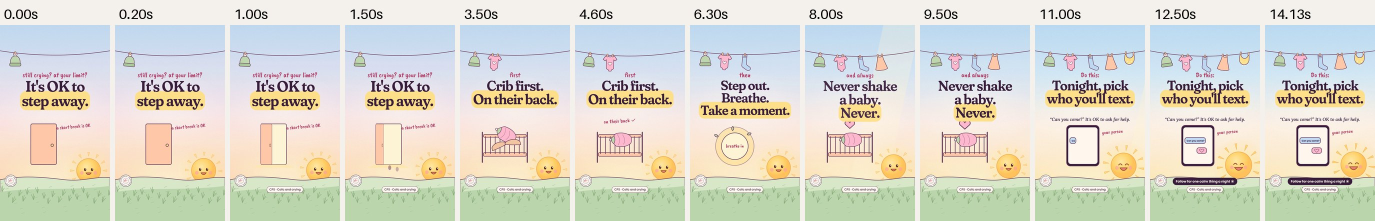
#> input picture studio/recovery-oct22c/littlefold/before-after/lf-reel-1025-step-away-anim-qa.jpg, 2750 x 441 px, given in place of paper-grain.png, which was not available (shown at 1/2 size)
$ python reel.py ../../../recovery-oct22c/littlefold/before-after/lf-reel-1025-step-away-anim-qa.jpg
#> lines starting #> are read from the running program, lines starting #| are printed output that depends on the picture; pictures that were not available may be replaced by others from this repository, and a replacement may not be noted
### studio/editorial/edkit.py
#!/usr/bin/env python3
"""Editorial look (restored Oct 17): the APPROVED Steadfold style, yoursocialteam-league.

Huge display serif in deep ink, tight leading, 4-6 words; rounded highlighter PILLS behind key words in two soft
brand colours; a halftone cut-out object or hand interacting with the type; a handwritten save-line in the accent
colour (Caveat Brush); the round brand stamp in a corner; a soft single-colour field with paper texture.
Never a bare flat card. See docs/brand-system-v4.md section 12.

Used by studio/editorial/covers.py (feed + Story tiles) and, through studio/pivot/boldkit.py, by the Reel builders.
Pages are written to a temp .html file and opened with goto(), so file:// fonts and images load.
"""
import math
import re
from pathlib import Path

HERE = Path(__file__).resolve().parent
REPO = HERE.parent.parent
ASSETS = REPO / "studio" / "motion" / "assets"
GRAIN = REPO / "studio" / "styles" / "assets" / "paper-grain.png"


def uri(p):
    return Path(p).as_uri()


FONTS = f"""
@font-face{{font-family:'Fraunces';src:url('{uri(REPO / "assets/fonts/Fraunces-Variable.ttf")}')}}
@font-face{{font-family:'DM Serif Display';src:url('{uri(REPO / "assets/fonts/DMSerifDisplay-Regular.ttf")}')}}
@font-face{{font-family:'Instrument Serif';src:url('{uri(REPO / "assets/inbox/InstrumentSerif-Regular.ttf")}')}}
@font-face{{font-family:'Instrument Serif';font-style:italic;src:url('{uri(REPO / "assets/inbox/InstrumentSerif-Italic.ttf")}')}}
@font-face{{font-family:'Caveat Brush';src:url('{uri(REPO / "assets/fonts/CaveatBrush-Regular.ttf")}')}}
@font-face{{font-family:'Caveat';src:url('{uri(REPO / "assets/fonts/Caveat-Variable.ttf")}')}}
"""

# Soft single-colour fields. Same keys as the pivot fields so every existing spec maps over.
# p1/p2 = the two highlighter pill colours on that field.
FF_INK, HB_INK, LH_INK, LF_INK = "#141A55", "#2A1D47", "#1B1717", "#3A1F3D"
FIELDS = {
    "fullyfunded": {
        "cob":   dict(bg="#CBD4F7", ink=FF_INK, p1="#FFC6B2", p2="#FBF2DF"),
        "lite":  dict(bg="#F7F1E6", ink=FF_INK, p1="#C9D3F7", p2="#FFC6B2"),
        "coral": dict(bg="#F9D0C3", ink=FF_INK, p1="#CBD4F7", p2="#FBF2DF"),
        "deep":  dict(bg="#DDE3FA", ink=FF_INK, p1="#FFC6B2", p2="#FFEFB8"),
    },
    "hourback": {
        "indi":  dict(bg="#C9CAF5", ink=HB_INK, p1="#FFD4BD", p2="#FFF0C2"),
        "yel":   dict(bg="#FFDDC9", ink=HB_INK, p1="#C9CAF5", p2="#FFF0C2"),
        "plum":  dict(bg="#FFF5EA", ink=HB_INK, p1="#C9CAF5", p2="#FFD4BD"),
        "orng":  dict(bg="#FFE9C2", ink=HB_INK, p1="#C9CAF5", p2="#FFD4BD"),
    },
    "lockedhour": {
        "dots":  dict(bg="#FFF0A6", ink=LH_INK, p1="#FFBAD6", p2="#FFFDF4"),
        "cream": dict(bg="#FFF6E5", ink=LH_INK, p1="#FFBAD6", p2="#FFE27A"),
        "pink":  dict(bg="#FFD5E5", ink=LH_INK, p1="#FFE27A", p2="#FFFDF4"),
    },
    "littlefold": {
        "cream":  dict(bg="#FFF1E3", ink=LF_INK, p1="#FFBFD3", p2="#FFE59A"),
        "pink":   dict(bg="#FFD8E5", ink=LF_INK, p1="#FFE59A", p2="#FFF8EE"),
        "butter": dict(bg="#FFEBAE", ink=LF_INK, p1="#FFBFD3", p2="#FFF8EE"),
        "berry":  dict(bg="#FFDCC4", ink=LF_INK, p1="#FFBFD3", p2="#FFF8EE"),
    },
}
ACCENT = {"fullyfunded": "#E04E28", "hourback": "#D4532A", "lockedhour": "#E0306C", "littlefold": "#D9497A"}
STAMP_BG = {"fullyfunded": "#FBF2DF", "hourback": "#FFF0C2", "lockedhour": "#FFFDF4", "littlefold": "#FFF8EE"}
# Display serif per page: FF Fraunces, HB DM Serif Display, LH Instrument Serif, LF Fraunces (softer).
SERIF = {
    "fullyfunded": "font-family:Fraunces;font-variation-settings:'opsz' 60,'wght' 700,'SOFT' 0,'WONK' 0;letter-spacing:-.04em;line-height:.92",
    "hourback": "font-family:'DM Serif Display';font-weight:400;letter-spacing:-.035em;line-height:.92",
    "lockedhour": "font-family:'Instrument Serif';font-weight:400;letter-spacing:-.025em;line-height:.9",
    "littlefold": "font-family:Fraunces;font-variation-settings:'opsz' 72,'wght' 620,'SOFT' 100,'WONK' 0;letter-spacing:-.035em;line-height:.94",
}
NAME = {"fullyfunded": "Fully Funded", "hourback": "Hourback", "lockedhour": "Locked Hour", "littlefold": "Littlefold"}
TAG = {"fullyfunded": "MONEY, MADE CLEAR", "hourback": "YOUR EVENINGS BACK", "lockedhour": "ONE HOUR AT A TIME",
       "littlefold": "SMALL DAYS, GENTLY"}
HANDLE = {"fullyfunded": "@fullyfundedhq", "hourback": "@hourbackhq", "lockedhour": "@lockedhourhq", "littlefold": "@littlefoldhq"}
MARK = {"fullyfunded": "fullyfunded.png", "hourback": "hourback.png", "lockedhour": "lockedhour.png", "littlefold": "littlefold.png"}

# halftone cut-outs in studio/motion/assets (w/h ratio for placement)
OBJ = {
    "point": "ht-point.png", "ok": "ht-ok.png", "piggy": "ht-piggy.png", "clock": "ht-clock.png", "hourglass": "ht-hourglass.png",
    "cup": "ht-cup.png", "shoe": "ht-shoe.png", "megaphone": "ht-megaphone.png",
}
# emoji in the old specs -> the page's signature object
EMOJI_OBJ = {
    "🏦": "piggy", "🙈": "ok", "🔍": "point", "📝": "point", "⏳": "hourglass", "🧥": "ok", "🫠": "ok", "🏠": "piggy", "🕐": "clock",
    "🎉": "ok", "📞": "phone", "🍼": "piggy", "🎁": "point", "💰": "piggy", "📄": "point", "🏆": "ok", "📬": "phone",
    "✂️": "point", "🗓️": "phone", "💬": "chat", "🛒": "phone", "🥱": "cup", "🍝": "phone", "🧾": "phone", "🥚": "point",
    "🧠": "cup", "📩": "phone", "📧": "phone", "🙇": "chat", "⏰": "clock", "⏱️": "clock", "🐇": "hourglass", "🔒": "clock",
    "📣": "megaphone", "📚": "hourglass", "🌙": "shoe", "🫶": "ok", "🧺": "shoe", "🌡️": "point", "🤧": "shoe", "🗝️": "point",
}


# [86 lines left out: functions css, dual, pills, stamp, obj, phone and 1 more, not called in this run]


def save_line(text, x, y, w, size=64, rot=-3, brand="fullyfunded"):
    return (f'<div class="hand" style="position:absolute;left:{x}px;top:{y}px;width:{w}px;font-size:{size}px;transform:rotate({rot}deg);'
            f'z-index:4">{text}</div>')


def field_bg(f):
    return f'<div style="position:absolute;inset:0;background:{f["bg"]}"></div><div class="glow"></div><div class="grain"></div>'


FIT_JS = """(maxw) => { const textW = (h) => { let lo = 1e9, hi = -1e9; const tw = document.createTreeWalker(h, NodeFilter.SHOW_TEXT);
    while (tw.nextNode()) { const r = document.createRange(); r.selectNodeContents(tw.currentNode);
      for (const q of r.getClientRects()) { if (q.width < 1) continue; lo = Math.min(lo, q.left); hi = Math.max(hi, q.right); } }
    return hi - lo; };
  document.querySelectorAll('.fit').forEach(h => { const mw = +(h.dataset.w || maxw), mh = +(h.dataset.h || 1e9);
    for (let k = 0; k < 24; k++) { if (textW(h) <= mw && h.getBoundingClientRect().height <= mh) break;
      h.style.fontSize = (parseFloat(getComputedStyle(h).fontSize) * 0.96) + 'px'; } }); }"""

### studio/recovery-oct22/littlefold/build/reel.py
#!/usr/bin/env python3
"""Littlefold Night Light Reels (recovery Oct 22). 1080x1920, 30 fps, H.264 + AAC, <=15 s.

Grammar (v0.5 floor + v4 motion rules): frame 0 = the lamp circle already lit with the answer in it (rule + reassurance
open); something moves by 0.3 s (source chip pops); each beat widens the glow; every cut uses a different transition
(iris, push-up, zoom punch, whip, morning-light flood); the last beat is morning light; the end loops back to frame 0.
"""
import sys, subprocess, shutil, math
from pathlib import Path
import numpy as np
sys.path.insert(0, str(Path(__file__).parent))
from lfnl import *  # noqa
from PIL import Image

W, H, FPS = 1080, 1920, 30
OUT = REPO / "media" / "recovery-oct22" / "littlefold"
TMP = Path("/tmp/claude-0/-home-claude/60837be5-8cde-507a-87a7-2bafa6fa6f6c/scratchpad/reel")
CX, CY = 540, 790


def hexrgb(h):
    h = h.lstrip("#")
    return np.array([int(h[i:i + 2], 16) for i in (0, 2, 4)], float)


YY, XX = np.mgrid[0:H, 0:W].astype(np.float32)
D = np.sqrt((XX - CX) ** 2 + (YY - CY) ** 2)
_g = np.asarray(Image.open(K.GRAIN).convert("RGBA").resize((420, 420))).astype(np.float32) / 255.0
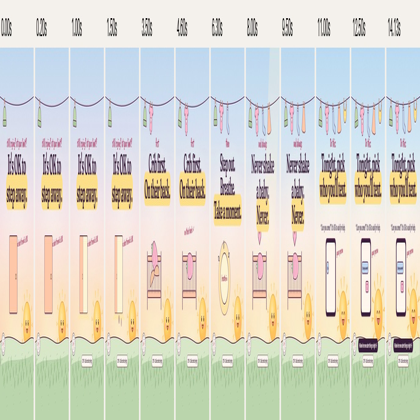
#> _g: shape (420, 420, 4) float32; mean R, G, B, A 0.854, 0.848, 0.801, 1
GR = 1 - _g[..., 3] * (1 - _g[..., :3].mean(-1))  # effective multiply factor of the grain overlay
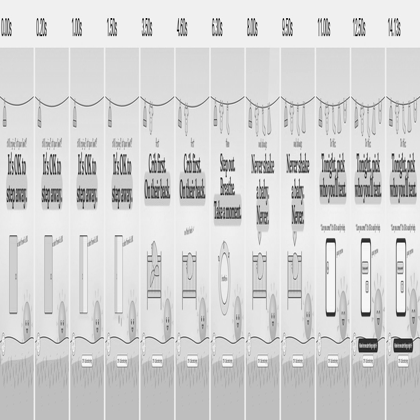
#> GR: shape (420, 420) float32; min 0, max 1, mean 0.835
GR = np.tile(GR, (H // 420 + 1, W // 420 + 1))[:H, :W]
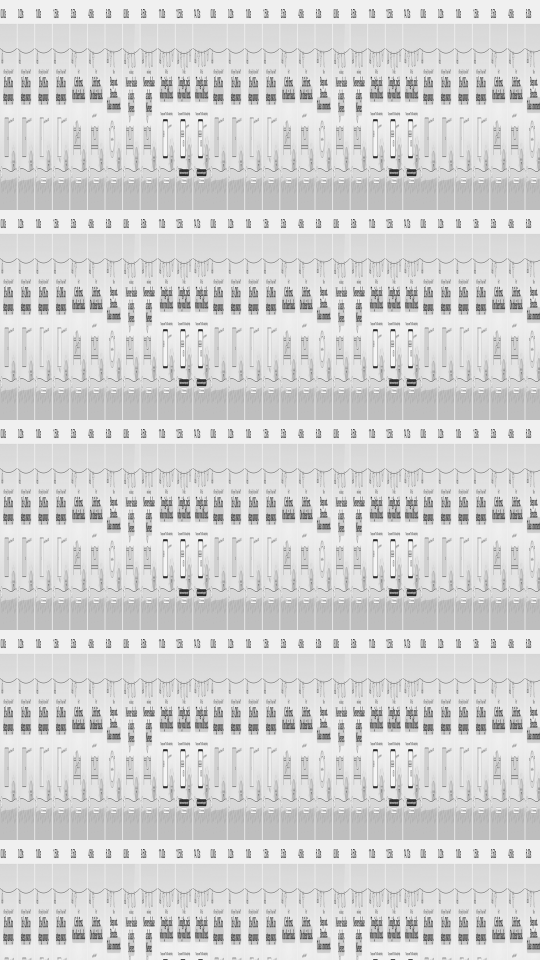
#> GR: shape (1920, 1080) float32 (shown at 1/2 size); min 0, max 1, mean 0.837


# [6 lines left out: function grad, not called in this run]


NIGHT_OUT = [(0, hexrgb("#8A2B55")), (.4, hexrgb(DEEP)), (.75, hexrgb("#4E1A3C")), (1, hexrgb(INK))]
NIGHT_IN = [(0, hexrgb("#FFF4E2")), (.34, hexrgb("#FFE9C9")), (.58, hexrgb("#FFD3AE")), (.74, hexrgb("#FFBFA0"))]
DAY_IN = [(0, hexrgb("#FFF6D8")), (.4, hexrgb("#FFEDB0")), (.66, hexrgb("#FFE59A")), (1, hexrgb("#FFF1E3"))]


Dh = D[::2, ::2]


# [12 lines left out: function bg, not called in this run]


class Lay:
    """Pre-converted RGBA layer: float rgb and alpha, cropped to its bounding box for speed."""
    # [31 lines left out: functions __init__, over, not called in this run]


def ease(t):
    t = min(max(t, 0), 1)
    return 1 - (1 - t) ** 3


# [124 lines left out: functions beat_html, layers, build, encode, cover, not called in this run]


SPECS = {
    "spoil": dict(
        music=REPO / "media/music/library/v3/lf-c-sunny-morning-el.mp3",
        cover=dict(day=True, kick="heard “you'll spoil her”?", head="You can't / *spoil* a / newborn.", sub="Pick them up."),
        beats=[
            dict(dur=2.6, kick="heard “you'll spoil her”?", head="You can't / *spoil* a / newborn.", sub="Pick them up.", chip="CPS · Colic and crying"),
            dict(dur=3.0, kick="because", head="Answer their cries, / and they / cry *less.*", fs=140, chip="AAP · Responding to your baby's cries"),
            dict(dur=2.6, kick="first, check", head="Hungry? / Diaper? / *Too hot or cold?*", fs=140, chip="CPS · Colic and crying"),
            dict(dur=2.6, kick="then", head="Hold close. / *Sway.* Shush. / Walk.", chip="CPS · Colic and crying"),
            dict(dur=3.4, day=True, kick="Do this:", head="Next cry: / *pick them up* / first.", sub="send this to someone in the newborn weeks", chip="CPS · AAP"),
        ]),
    "stepaway": dict(
        music=REPO / "media/music/library/v3/lf-a-cosy-el.mp3",
        cover=dict(day=False, kick="still crying? at your limit?", head="It's OK to / *step away.*"),
        beats=[
            dict(dur=2.8, kick="still crying? at your limit?", head="It's OK to / *step away.*", chip="CPS · Colic and crying"),
            dict(dur=2.6, kick="first", head="Crib first. / *On their back.*", chip="CPS · Colic and crying"),
            dict(dur=3.0, kick="then", head="Step out. / Breathe. / *Take a moment.*", fs=140, chip="CPS · Colic and crying"),
            dict(dur=2.6, kick="and always", head="Never shake / a baby. / *Never.*", chip="CPS · Colic and crying"),
            dict(dur=3.4, day=True, kick="Do this:", head="Tonight, pick / *who you'll text.*", sub="“Can you come?” It's OK to ask for help.", fs=140, sy=1000, chip="CPS · Colic and crying"),
        ]),
}

if __name__ == "__main__":
    names = {"spoil": "lf-reel-1025am-cant-spoil", "stepaway": "lf-reel-1025-step-away-nl"}
    for key in ([a for a in sys.argv[1:] if not a.startswith("--")] or SPECS):
#> (the run stopped early here; a loop or call above may not have finished)
